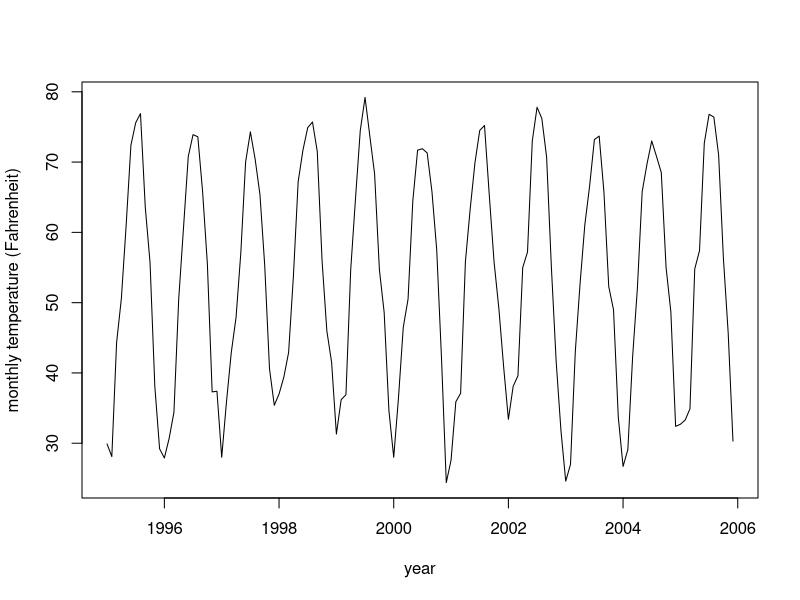
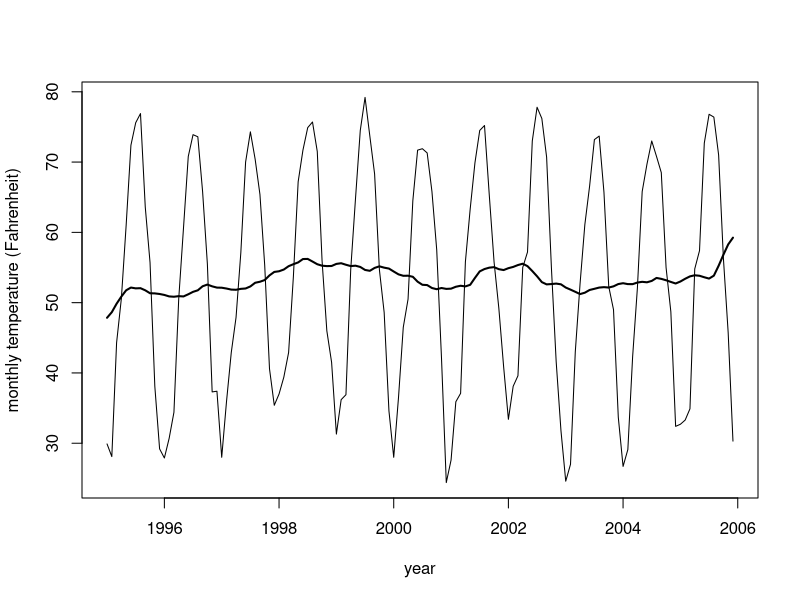
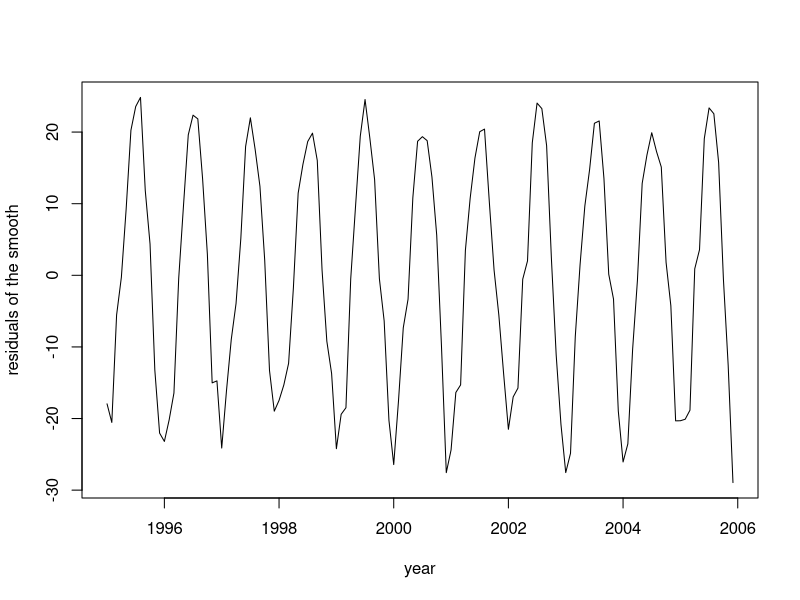
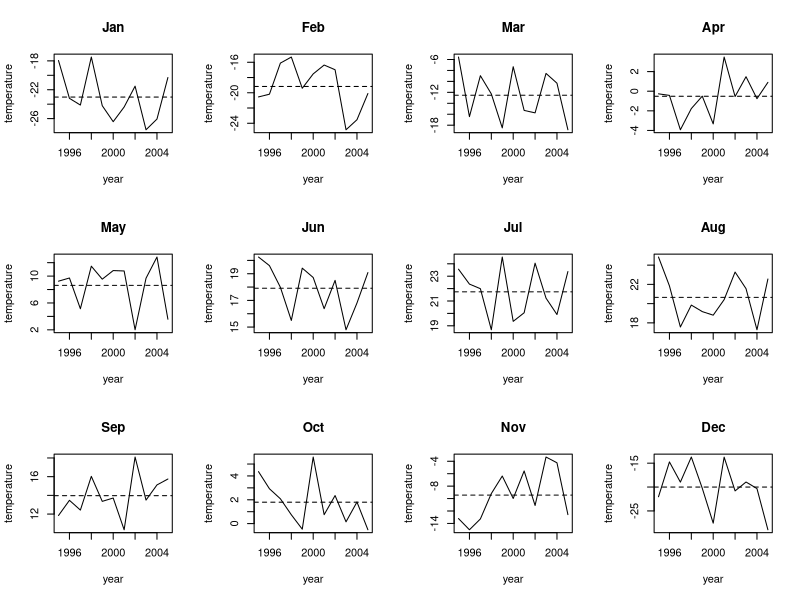
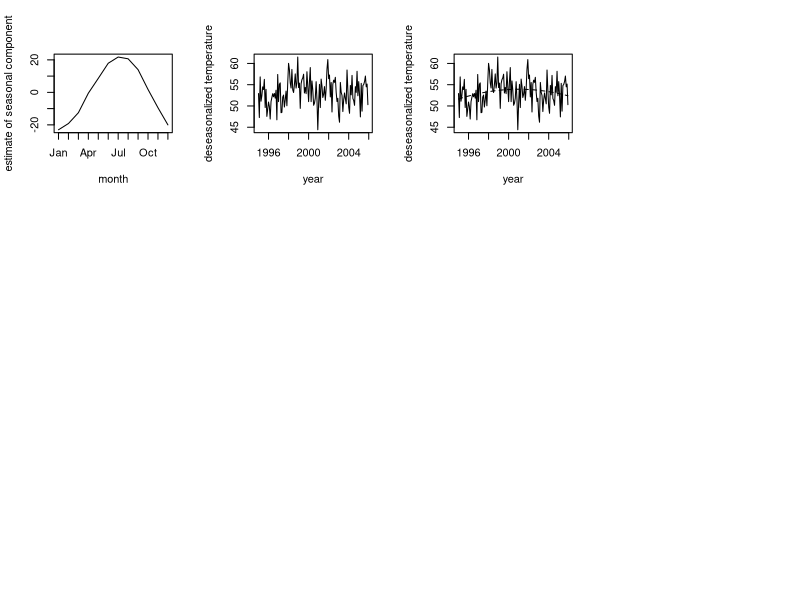
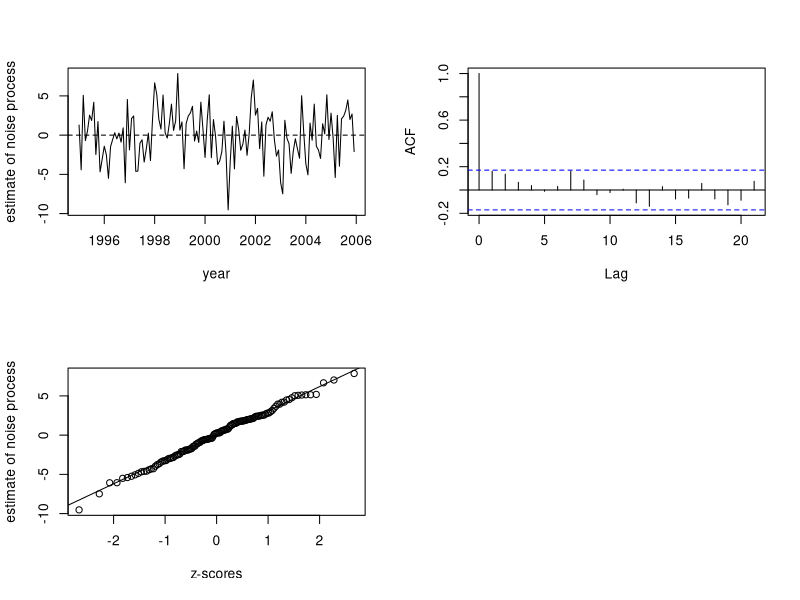

These charts were generated, in order, by the following R code:
## ---- chunk 1
knitr::opts_chunk$set(echo = FALSE, warning = FALSE, error = FALSE)
## ---- chunk 2

temp <-
  c(29.9, 28.1, 44.3, 50.6, 61.0, 72.4, 75.6, 76.9, 63.6, 55.7, 38.1, 29.2,
    27.9, 30.7, 34.4, 50.5, 60.6, 70.8, 73.9, 73.6, 65.8, 55.5, 37.3, 37.4,
    28.0, 35.9, 42.9, 47.9, 57.1, 70.0, 74.3, 70.4, 65.4, 55.3, 40.6, 35.4,
    37.0, 39.4, 42.9, 53.7, 67.2, 71.7, 74.9, 75.7, 71.5, 56.0, 46.0, 41.5,
    31.3, 36.2, 36.9, 54.7, 64.8, 74.5, 79.2, 73.7, 68.3, 54.7, 48.6, 34.6,
    28.0, 36.5, 46.5, 50.5, 64.5, 71.7, 71.9, 71.3, 65.8, 57.5, 42.1, 24.4,
    27.6, 35.9, 37.1, 55.8, 63.3, 69.9, 74.5, 75.2, 65.3, 55.8, 49.2, 40.9,
    33.4, 38.1, 39.6, 55.0, 57.2, 73.0, 77.8, 76.2, 70.7, 55.0, 41.6, 31.8,
    24.6, 27.0, 43.0, 52.7, 61.1, 66.6, 73.2, 73.7, 65.7, 52.3, 49.0, 33.7,
    26.7, 29.1, 42.3, 52.1, 65.8, 69.7, 73.0, 70.8, 68.5, 55.0, 48.7, 32.4,
    32.7, 33.3, 34.9, 54.8, 57.4, 72.7, 76.8, 76.4, 71.0, 56.3, 45.7, 30.3)

## set up the time variable, 'year'
year <- seq(from=1995, by=1/12, length=length(temp))

## plot the time series.
plot(year, temp, type="l",
     xlab="year", ylab="monthly temperature (Fahrenheit)")

## ---- chunk 3

## We will now carry out the classical decomposition algorithm.

## ======================================================================
## ** Step 1 of the algorithm **
## Estimate the trend by smoothing the time series.
## ======================================================================

## let us choose the period to be d=12 months
d <- 12

## half.d is d/2 
half.d <- d/2

## smooth the temp time series using the 'filter' command
our.filter <- c(0.5, rep(1,d-1), 0.5)/d

## display 'our.filter' to see the values makes sense!
our.filter

## 'n' is the length of time series
n <- length(temp)

## We will not filter the variable 'temp',
## but a new variable called 'longer.temp'
longer.temp <- c(temp[(d/2):1], temp, temp[n:(n-d/2+1)])
longer.temp

## now filter 'longer.temp'.
temp.MA <- filter(longer.temp, our.filter)[(d/2+1):(d/2+n)]
temp.MA

## ---- chunk 4

## plot the time series.
plot(year, temp, type="l",
     xlab="year", ylab="monthly temperature (Fahrenheit)")

## overlay the smooth
lines(year, temp.MA, type="l", lwd=2)

## ---- chunk 5

## ======================================================================
## ** Step 2 of the algorithm **
## Estimate the seasonal component.
## ======================================================================

## calculate and plot the residuals of the smooth.
temp.MA.resids <- temp - temp.MA

## plot the time series (first plot)
plot(year, temp.MA.resids, type="l",
     xlab="year", ylab="residuals of the smooth")

## we define a variable to hold the names of the months
months <- c("Jan", "Feb", "Mar", "Apr", "May", "Jun",
            "Jul", "Aug", "Sep", "Oct", "Nov", "Dec")

## Now we need to estimate the average seasonal components.
## There should be 'd=12' of them.
## We first form 'temp.MA.resids' into a matrix with 'd' rows.
temp.matrix <- matrix(temp.MA.resids, nrow=d)
temp.matrix

## create the plot of temperatures by month (second plot)
## in a panel of size 3 rows by 4 columns.
par(mfrow=c(3,4)) 
for (m in 1:12) {
  plot(1995:2005, temp.matrix[m,], type="l",
       xlab="year", ylab="temperature", main=months[m])
  abline(h=mean(temp.matrix[m,]), lty=2)
}

## ---- chunk 6

## now average across the years to get the 's.hat.stars'
s.hat.stars <- rowMeans(temp.matrix)
s.hat.stars

## plot the 's.hat.stars', without the x-axis
#par(mfrow=c(1,1))
#plot(s.hat.stars, type="l", xaxt="n")

## now we'll label the x-axis
#axis(side=1, at=1:12, labels=months)


## now subtract off the mean of the 's.hat.stars' so that we have a
## seasonal component that adds up to zero (has average zero).
s.hat <- s.hat.stars - mean(s.hat.stars)

## plot the 's.hat', without the x-axis
plot(s.hat, type="l", xaxt="n",
     xlab="month", ylab="estimate of seasonal component")

## now we'll label the x-axis
axis(side=1, at=1:12, labels=months)

## ---- chunk 7

## ======================================================================
## ** Step 3 of the algorithm **
## Deseasonalize the time series and estimate the trend parametrically.
## ======================================================================

## remove the seasonality
deseasonalized <- temp - s.hat

## plot the deseasonalized time series.
plot(year, deseasonalized, type="l",
     xlab="year", ylab="deseasonalized temperature")

## ---- chunk 8

## We now fit a quadratic line model to the data.
lm.deseasonalized <- lm(deseasonalized ~ year + I(year^2))

## Summarize the model obtained.
summary(lm.deseasonalized)

## Plot the series and the estimated regression line.
plot(year, deseasonalized, type="l",
     xlab="year", ylab="deseasonalized temperature")
lines(year, fitted(lm.deseasonalized), lty=2)

## ---- chunk 9

## ======================================================================
## ** Step 4 of the algorithm **
## Calculate the residuals and look at the ACF.
## ======================================================================

## calculate the residuals
resids <- resid(lm.deseasonalized)

## Plot the residual series with a horizontal line at y=0.
par(mfrow=c(2, 2))
plot(year, resids, type="l", xlab="year", ylab="estimate of noise process")
abline(h=0, lty=2)

## plot the acf
acf(resids, main="")

## carry out the Ljung-Box test
Box.test(resids, 22, type="Ljung-Box")

## draw a Q-Q plot of the residuals.
qqnorm(resids, xlab="z-scores", ylab="estimate of noise process", main="")
qqline(resids)


